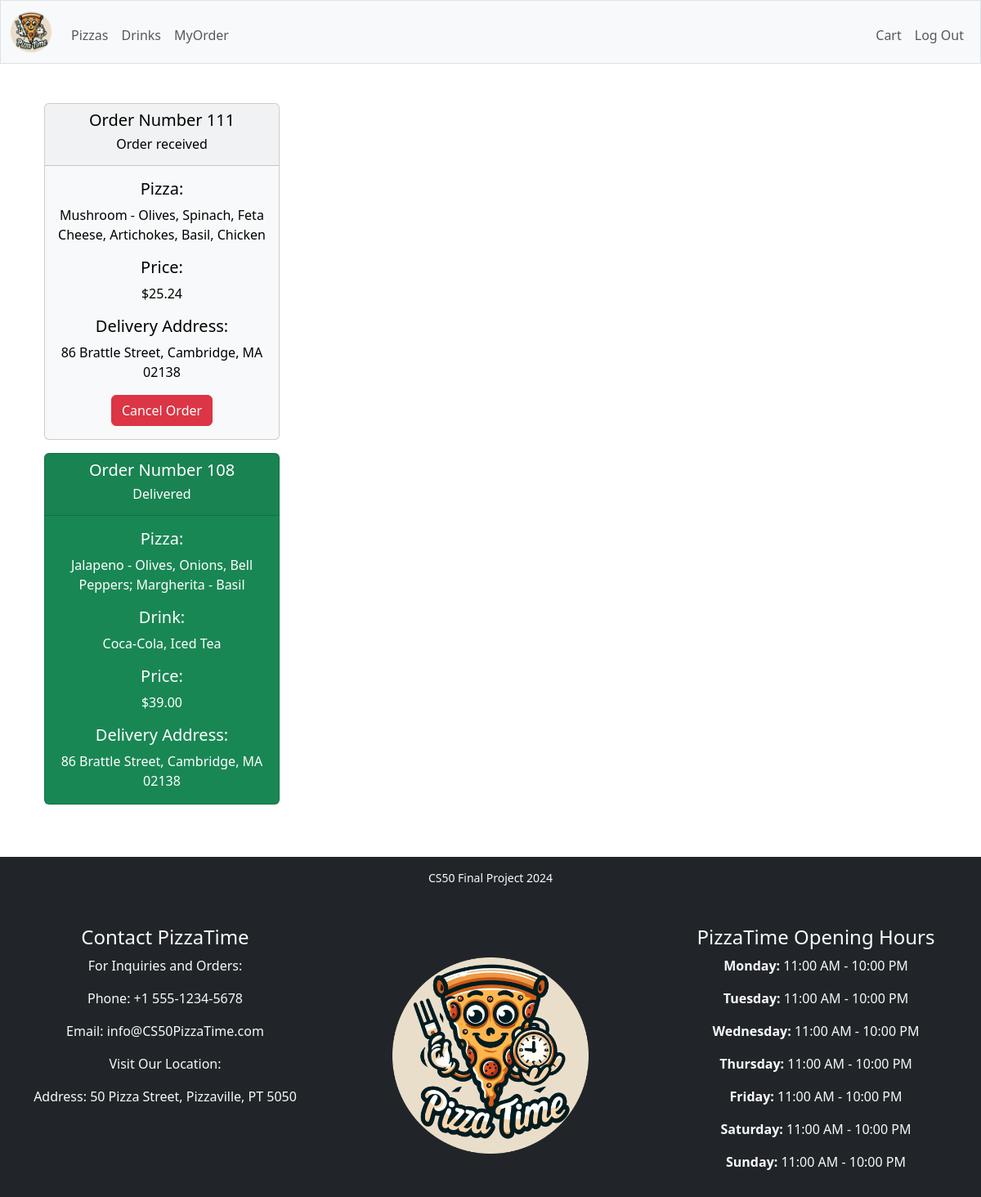
The page /myorder (signed in) on the database its author committed.
### app.py (models this page shows)
class Order(dba.Model):
    order_id = dba.Column(dba.Integer, primary_key=True)
    status = dba.Column(dba.String)
    user_name = dba.Column(dba.String)
    pizza_name = dba.Column(dba.String)
    drinks = dba.Column(dba.String)
    first_name = dba.Column(dba.String)
    last_name = dba.Column(dba.String)
    city = dba.Column(dba.String)
    zip = dba.Column(dba.String)
    street = dba.Column(dba.String)
    price = dba.Column(dba.Integer)
    __tablename__ = 'myorder'

### app.py (the view)
@app.route("/myorder")
@login_required
def myorder():
    order = db.execute("SELECT order_id, pizza_name, drinks, price, status, street, city, zip FROM myorder WHERE user_id = ?", session["user_id"])
    return render_template("myorder.html", order=order)

### helpers.py (called while the page is built)
def login_required(f):
    @wraps(f)
    def decorated_function(*args, **kwargs):
        if session.get("user_id") is None:
            return redirect("/login")
        return f(*args, **kwargs)
    return decorated_function

def usd(value):
    return f"${value:,.2f}"

### templates/myorder.html (shortened to what this page needs)
{% extends "layout.html" %}
{% block main %}
<div class="container">
  <div class="row">
    {% for card in order %}
    {%if card['status'] == "Order received" %}
    <div class="col-md-4">
      <div class="card text-bg-light mb-3" style="max-width: 18rem;">
        <div class="card-header">
          <h5>Order Number {{ card['order_id']}}</h5>
          <h6><span id="status{{ card['order_id'] }}">{{ card['status'] }}</span></h6>
        </div>
        <div class="card-body">
          {% if card['pizza_name'] %}
          <h5 class="card-title">Pizza:</h5>
          <p class="card-text">{{ card['pizza_name']}}</p>
          {% endif %}
          <h5 class="card-title">Price:</h5>
          <p class="card-text">{{ card['price'] | usd}}</p>
          <h5 class="card-title">Delivery Address:</h5>
          <p class="card-text">{{ card['street']}}, {{ card['city']}}, {{ card['zip']}}</p>
          <button class="btn btn-danger" type="button" data-bs-toggle="modal" data-bs-target="#cancelorder{{ card['order_id'] }}">Cancel Order</button>
        </div>
      </div>
    </div>
    {%endif%}
    {% endfor %}
  </div>
</div>
<div class="container">
  <div class="row">
    {% for card in order %}
    {%if card['status'] == "Delivered" %}
    <div class="col-md-4">
      <div class="card text-bg-success mb-3" style="max-width: 18rem;">
        <div class="card-header">
          <h5>Order Number {{ card['order_id']}}</h5>
          <h6><span id="status{{ card['order_id'] }}">{{ card['status'] }}</span></h6>
        </div>
        <div class="card-body">
          {% if card['pizza_name'] %}
          <h5 class="card-title">Pizza:</h5>
          <p class="card-text">{{ card['pizza_name']}}</p>
          {% endif %}
          {% if card['drinks'] %}
          <h5 class="card-title">Drink:</h5>
          <p class="card-text">{{ card['drinks']}}</p>
          {% endif %}
          <h5 class="card-title">Price:</h5>
          <p class="card-text">{{ card['price'] | usd}}</p>
          <h5 class="card-title">Delivery Address:</h5>
          <p class="card-text">{{ card['street']}}, {{ card['city']}}, {{ card['zip']}}</p>
        </div>
      </div>
    </div>
    {%endif%}
    {% endfor %}
  </div>
</div>
{% endblock %}

### static/styles.css (style rules this page uses)
body { height: 100%; margin: 0; display: flex; flex-direction: column; }

### rows shown on the page
Order: order_id "111", status "Order received", pizza_name "Mushroom - Olives, Spinach, Feta Cheese, Artichokes, Basil, Chicken", price "$25.24", street "86 Brattle Street", city "Cambridge", zip "MA 02138"
Order: order_id "108", status "Delivered", pizza_name "Jalapeno - Olives, Onions, Bell Peppers; Margherita - Basil", drinks "Coca-Cola, Iced Tea", price "$39.00", street "86 Brattle Street", city "Cambridge", zip "MA 02138"
